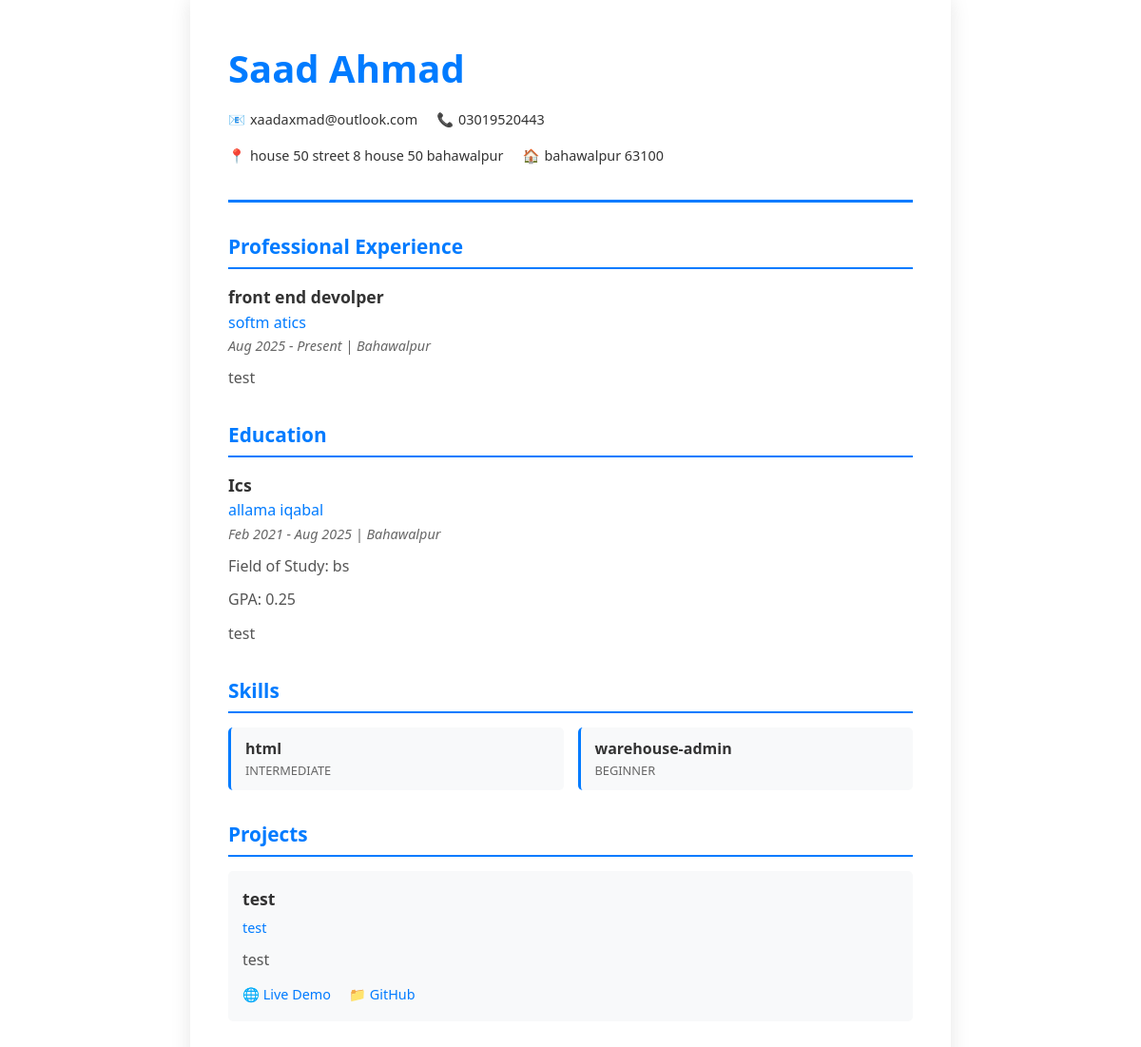
The page /view/3/ (signed in) on the database its author committed.
### main/models.py (models this page shows, shortened)
class PersonalInfo(models.Model):
    resume = models.OneToOneField(Resume, on_delete=models.CASCADE, related_name='personal_info')
    first_name = models.CharField(max_length=100)
    last_name = models.CharField(max_length=100)
    email = models.EmailField()
    photo_url = models.URLField(blank=True)
    phone = models.CharField(max_length=20, blank=True)
    address = models.TextField(blank=True)
    city = models.CharField(max_length=100, blank=True)
    state = models.CharField(max_length=100, blank=True)
    zip_code = models.CharField(max_length=20, blank=True)
    country = models.CharField(max_length=100, blank=True)
    linkedin = models.URLField(blank=True)
    website = models.URLField(blank=True)
    summary = models.TextField(blank=True)

class Experience(models.Model):
    resume = models.ForeignKey(Resume, on_delete=models.CASCADE, related_name='experiences')
    company = models.CharField(max_length=200)
    position = models.CharField(max_length=200)
    location = models.CharField(max_length=200, blank=True)
    start_date = models.DateField()
    end_date = models.DateField(null=True, blank=True)
    current = models.BooleanField(default=False)
    description = models.TextField()
    class Meta:
        ordering = ['-start_date']

class Education(models.Model):
    resume = models.ForeignKey(Resume, on_delete=models.CASCADE, related_name='education')
    institution = models.CharField(max_length=200)
    degree = models.CharField(max_length=200)
    field_of_study = models.CharField(max_length=200, blank=True)
    location = models.CharField(max_length=200, blank=True)
    start_date = models.DateField()
    end_date = models.DateField(null=True, blank=True)
    current = models.BooleanField(default=False)
    gpa = models.DecimalField(max_digits=3, decimal_places=2, null=True, blank=True)
    description = models.TextField(blank=True)
    class Meta:
        ordering = ['-start_date']

class Skill(models.Model):
    SKILL_LEVEL_CHOICES = [
        ('beginner', 'Beginner'),
        ('intermediate', 'Intermediate'),
        ('advanced', 'Advanced'),
        ('expert', 'Expert'),
    ]
    resume = models.ForeignKey(Resume, on_delete=models.CASCADE, related_name='skills')
    name = models.CharField(max_length=100)
    level = models.CharField(max_length=20, choices=SKILL_LEVEL_CHOICES, default='intermediate')
    class Meta:
        ordering = ['name']

class Project(models.Model):
    resume = models.ForeignKey(Resume, on_delete=models.CASCADE, related_name='projects')
    title = models.CharField(max_length=200)
    description = models.TextField()
    technologies = models.CharField(max_length=200, blank=True)
    url = models.URLField(blank=True)
    github_url = models.URLField(blank=True)
    start_date = models.DateField(null=True, blank=True)
    end_date = models.DateField(null=True, blank=True)
    class Meta:
        ordering = ['-start_date']

### main/views.py (the view)
# urls.py: path('view/<int:resume_id>/', views.view_resume, name='view_resume'),
@login_required
def view_resume(request, resume_id):
    resume = get_object_or_404(Resume, id=resume_id, user=request.user)
    context = {
        'resume': resume,
        'personal_info': getattr(resume, 'personal_info', None),
        'experiences': resume.experiences.all(),
        'education': resume.education.all(),
        'skills': resume.skills.all(),
        'projects': resume.projects.all(),
        'title': resume.title
    }
    template_name = f'main/resume_templates/{resume.template}.html'
    if resume.template == 'custom' or resume.use_custom_theme:
        template_name = 'main/resume_templates/custom.html'
    try:
        return render(request, template_name, context)
    except TemplateDoesNotExist:
        return render(request, 'main/resume_templates/modern.html', context)

### templates/main/resume_templates/modern.html (shortened to what this page needs)
<!DOCTYPE html>
<html lang="en">
<head>
</head>
<body>
    <div class="resume-container">
        <div class="header">
            <div>
            <div class="name">{{ personal_info.first_name }} {{ personal_info.last_name }}</div>
            <div class="contact-info">
                {% if personal_info.email %}
                <div class="contact-item">
                    <span>📧</span>
                    <span>{{ personal_info.email }}</span>
                </div>
                {% endif %}
                {% if personal_info.phone %}
                <div class="contact-item">
                    <span>📞</span>
                    <span>{{ personal_info.phone }}</span>
                </div>
                {% endif %}
            </div>
            {% if personal_info.address or personal_info.city or personal_info.state %}
            <div class="contact-info">
                {% if personal_info.address %}
                <div class="contact-item">
                    <span>📍</span>
                    <span>{{ personal_info.address }}</span>
                </div>
                {% endif %}
                {% if personal_info.city or personal_info.state %}
                <div class="contact-item">
                    <span>🏠</span>
                    <span>
                        {% if personal_info.city %}{{ personal_info.city }}{% endif %}
                        {% if personal_info.zip_code %} {{ personal_info.zip_code }}{% endif %}
                    </span>
                </div>
                {% endif %}
            </div>
            {% endif %}
            </div>
        </div>
        {% if experiences %}
        <div class="section">
            <div class="section-title">Professional Experience</div>
            {% for experience in experiences %}
            <div class="experience-item">
                <div class="job-title">{{ experience.position }}</div>
                <div class="company">{{ experience.company }}</div>
                <div class="dates">
                    {{ experience.start_date|date:"M Y" }} -
                    {% if experience.current %}Present{% else %}{{ experience.end_date|date:"M Y" }}{% endif %}
                    {% if experience.location %} | {{ experience.location }}{% endif %}
                </div>
                <div class="description">{{ experience.description }}</div>
            </div>
            {% endfor %}
        </div>
        {% endif %}
        {% if education %}
        <div class="section">
            <div class="section-title">Education</div>
            {% for edu in education %}
            <div class="education-item">
                <div class="degree">{{ edu.degree }}</div>
                <div class="institution">{{ edu.institution }}</div>
                <div class="dates">
                    {{ edu.start_date|date:"M Y" }} -
                    {% if edu.current %}Present{% else %}{{ edu.end_date|date:"M Y" }}{% endif %}
                    {% if edu.location %} | {{ edu.location }}{% endif %}
                </div>
                {% if edu.field_of_study %}
                <div class="description">Field of Study: {{ edu.field_of_study }}</div>
                {% endif %}
                {% if edu.gpa %}
                <div class="description">GPA: {{ edu.gpa }}</div>
                {% endif %}
                {% if edu.description %}
                <div class="description">{{ edu.description }}</div>
                {% endif %}
            </div>
            {% endfor %}
        </div>
        {% endif %}
        {% if skills %}
        <div class="section">
            <div class="section-title">Skills</div>
            <div class="skills-grid">
                {% for skill in skills %}
                <div class="skill-item">
                    <div class="skill-name">{{ skill.name }}</div>
                    <div class="skill-level">{{ skill.get_level_display }}</div>
                </div>
                {% endfor %}
            </div>
        </div>
        {% endif %}
        {% if projects %}
        <div class="section">
            <div class="section-title">Projects</div>
            {% for project in projects %}
            <div class="project-item">
                <div class="project-title">{{ project.title }}</div>
                {% if project.technologies %}
                <div class="project-tech">{{ project.technologies }}</div>
                {% endif %}
                <div class="description">{{ project.description }}</div>
                {% if project.url or project.github_url %}
                <div class="project-links">
                    {% if project.url %}
                    <a href="{{ project.url }}" target="_blank">🌐 Live Demo</a>
                    {% endif %}
                    {% if project.github_url %}
                    <a href="{{ project.github_url }}" target="_blank">📁 GitHub</a>
                    {% endif %}
                </div>
                {% endif %}
            </div>
            {% endfor %}
        </div>
        {% endif %}
    </div>
</body>
</html>

### templates/main/resume_templates/modern.html (style rules this page uses)
* { margin: 0; padding: 0; box-sizing: border-box; }
body { font-family: 'Segoe UI', Tahoma, Geneva, Verdana, sans-serif; line-height: 1.6; color: #333; background: #fff; }
.resume-container { max-width: 800px; margin: 0 auto; padding: 40px; background: white; box-shadow: 0 0 20px rgba(0,0,0,0.1); }
.header { border-bottom: 3px solid #007bff; padding-bottom: 20px; margin-bottom: 30px; display:flex;align-items:center;gap:20px; }
.name { font-size: 2.5rem; font-weight: bold; color: #007bff; margin-bottom: 10px; }
.contact-info { display: flex; flex-wrap: wrap; gap: 20px; margin-bottom: 15px; }
.contact-item { display: flex; align-items: center; gap: 5px; font-size: 0.9rem; }
.section { margin-bottom: 30px; }
.section-title { font-size: 1.3rem; font-weight: bold; color: #007bff; border-bottom: 2px solid #007bff; padding-bottom: 5px; margin-bottom: 15px; }
.experience-item, .education-item { margin-bottom: 20px; }
.job-title, .degree { font-size: 1.1rem; font-weight: bold; color: #333; }
.company, .institution { font-size: 1rem; color: #007bff; font-weight: 500; }
.dates { font-size: 0.9rem; color: #666; font-style: italic; }
.description { margin-top: 10px; color: #555; line-height: 1.6; }
.skills-grid { display: grid; grid-template-columns: repeat(auto-fit, minmax(200px, 1fr)); gap: 15px; }
.skill-item { background: #f8f9fa; padding: 10px 15px; border-radius: 5px; border-left: 3px solid #007bff; }
.skill-name { font-weight: bold; color: #333; }
.skill-level { font-size: 0.8rem; color: #666; text-transform: uppercase; }
.project-item { margin-bottom: 20px; padding: 15px; background: #f8f9fa; border-radius: 5px; }
.project-title { font-size: 1.1rem; font-weight: bold; color: #333; }
.project-tech { font-size: 0.9rem; color: #007bff; margin: 5px 0; }
.project-links { margin-top: 10px; }
.project-links a { color: #007bff; text-decoration: none; margin-right: 15px; font-size: 0.9rem; }

### rows shown on the page
PersonalInfo: first_name "Saad", last_name "Ahmad", email "xaadaxmad@outlook.com", phone "03019520443", address "house 50 street 8 house 50 bahawalpur", city "bahawalpur", zip_code "63100"
Experience: position "front end devolper", company "softm atics", start_date "Aug 2025", current "Present", location "Bahawalpur", description "test"
Education: degree "Ics", institution "allama iqabal", start_date "Feb 2021", end_date "Aug 2025", location "Bahawalpur", field_of_study "bs", gpa "0.25", description "test"
Skill: name "html", level "INTERMEDIATE"
Skill: name "warehouse-admin", level "BEGINNER"
Project: title "test", technologies "test", description "test"
